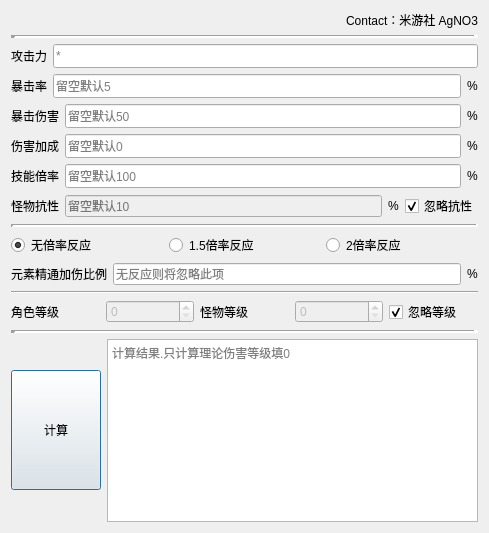
<?xml version="1.0" encoding="UTF-8"?>
<ui version="4.0">
 <author>AgNO3</author>
 <class>Window</class>
 <widget class="QDialog" name="Window">
  <property name="enabled">
   <bool>true</bool>
  </property>
  <property name="geometry">
   <rect>
    <x>0</x>
    <y>0</y>
    <width>489</width>
    <height>533</height>
   </rect>
  </property>
  <property name="minimumSize">
   <size>
    <width>90</width>
    <height>120</height>
   </size>
  </property>
  <property name="windowTitle">
   <string>原神伤害计算器 v1.2</string>
  </property>
  <layout class="QVBoxLayout" name="verticalLayout_3">
   <item alignment="Qt::AlignRight">
    <widget class="QLabel" name="Authur">
     <property name="text">
      <string>Contact：米游社 AgNO3</string>
     </property>
    </widget>
   </item>
   <item>
    <widget class="Line" name="line_2">
     <property name="lineWidth">
      <number>5</number>
     </property>
     <property name="orientation">
      <enum>Qt::Horizontal</enum>
     </property>
    </widget>
   </item>
   <item>
    <layout class="QVBoxLayout" name="Main">
     <item>
      <layout class="QVBoxLayout" name="Input">
       <item>
        <layout class="QHBoxLayout" name="Atk">
         <item>
          <widget class="QLabel" name="label">
           <property name="text">
            <string>攻击力</string>
           </property>
          </widget>
         </item>
         <item>
          <widget class="QLineEdit" name="atk">
           <property name="minimumSize">
            <size>
             <width>0</width>
             <height>24</height>
            </size>
           </property>
           <property name="text">
            <string/>
           </property>
           <property name="placeholderText">
            <string>*</string>
           </property>
          </widget>
         </item>
        </layout>
       </item>
       <item>
        <layout class="QHBoxLayout" name="Crit_rate">
         <item>
          <widget class="QLabel" name="label_2">
           <property name="text">
            <string>暴击率</string>
           </property>
          </widget>
         </item>
         <item>
          <widget class="QLineEdit" name="crit_rate">
           <property name="minimumSize">
            <size>
             <width>0</width>
             <height>24</height>
            </size>
           </property>
           <property name="placeholderText">
            <string>留空默认5</string>
           </property>
          </widget>
         </item>
         <item>
          <widget class="QLabel" name="label_4">
           <property name="text">
            <string>%</string>
           </property>
          </widget>
         </item>
        </layout>
       </item>
       <item>
        <layout class="QHBoxLayout" name="Crit_DMG">
         <item>
          <widget class="QLabel" name="label_3">
           <property name="text">
            <string>暴击伤害</string>
           </property>
          </widget>
         </item>
         <item>
          <widget class="QLineEdit" name="crit_dmg">
           <property name="minimumSize">
            <size>
             <width>0</width>
             <height>24</height>
            </size>
           </property>
           <property name="placeholderText">
            <string>留空默认50</string>
           </property>
          </widget>
         </item>
         <item>
          <widget class="QLabel" name="label_5">
           <property name="text">
            <string>%</string>
           </property>
          </widget>
         </item>
        </layout>
       </item>
       <item>
        <layout class="QHBoxLayout" name="Buff">
         <item>
          <widget class="QLabel" name="label_6">
           <property name="text">
            <string>伤害加成</string>
           </property>
          </widget>
         </item>
         <item>
          <widget class="QLineEdit" name="buff">
           <property name="minimumSize">
            <size>
             <width>0</width>
             <height>24</height>
            </size>
           </property>
           <property name="placeholderText">
            <string>留空默认0</string>
           </property>
          </widget>
         </item>
         <item>
          <widget class="QLabel" name="label_7">
           <property name="text">
            <string>%</string>
           </property>
          </widget>
         </item>
        </layout>
       </item>
       <item>
        <layout class="QHBoxLayout" name="Talent">
         <item>
          <widget class="QLabel" name="label_9">
           <property name="text">
            <string>技能倍率</string>
           </property>
          </widget>
         </item>
         <item>
          <widget class="QLineEdit" name="talent">
           <property name="minimumSize">
            <size>
             <width>0</width>
             <height>24</height>
            </size>
           </property>
           <property name="placeholderText">
            <string>留空默认100</string>
           </property>
          </widget>
         </item>
         <item>
          <widget class="QLabel" name="label_10">
           <property name="text">
            <string>%</string>
           </property>
          </widget>
         </item>
        </layout>
       </item>
       <item>
        <layout class="QHBoxLayout" name="Resistance">
         <item>
          <widget class="QLabel" name="label_11">
           <property name="text">
            <string>怪物抗性</string>
           </property>
          </widget>
         </item>
         <item>
          <widget class="QLineEdit" name="resistance">
           <property name="enabled">
            <bool>false</bool>
           </property>
           <property name="placeholderText">
            <string>留空默认10</string>
           </property>
          </widget>
         </item>
         <item>
          <widget class="QLabel" name="label_8">
           <property name="text">
            <string>%</string>
           </property>
          </widget>
         </item>
         <item>
          <widget class="QCheckBox" name="hlkx">
           <property name="text">
            <string>忽略抗性</string>
           </property>
           <property name="checked">
            <bool>true</bool>
           </property>
          </widget>
         </item>
        </layout>
       </item>
       <item>
        <widget class="Line" name="line_4">
         <property name="lineWidth">
          <number>3</number>
         </property>
         <property name="orientation">
          <enum>Qt::Horizontal</enum>
         </property>
        </widget>
       </item>
       <item>
        <layout class="QHBoxLayout" name="React">
         <item>
          <widget class="QRadioButton" name="nora">
           <property name="text">
            <string>无倍率反应</string>
           </property>
           <property name="checked">
            <bool>true</bool>
           </property>
           <attribute name="buttonGroup">
            <string notr="true">buttonGroup</string>
           </attribute>
          </widget>
         </item>
         <item>
          <widget class="QRadioButton" name="ra150">
           <property name="text">
            <string>1.5倍率反应</string>
           </property>
           <attribute name="buttonGroup">
            <string notr="true">buttonGroup</string>
           </attribute>
          </widget>
         </item>
         <item>
          <widget class="QRadioButton" name="ra200">
           <property name="text">
            <string>2倍率反应</string>
           </property>
           <attribute name="buttonGroup">
            <string notr="true">buttonGroup</string>
           </attribute>
          </widget>
         </item>
        </layout>
       </item>
       <item>
        <layout class="QHBoxLayout" name="Element_master">
         <item>
          <widget class="QLabel" name="label_15">
           <property name="mouseTracking">
            <bool>false</bool>
           </property>
           <property name="text">
            <string>元素精通加伤比例</string>
           </property>
          </widget>
         </item>
         <item>
          <widget class="QLineEdit" name="Elem_mas">
           <property name="placeholderText">
            <string>无反应则将忽略此项</string>
           </property>
          </widget>
         </item>
         <item>
          <widget class="QLabel" name="label_14">
           <property name="text">
            <string>%</string>
           </property>
          </widget>
         </item>
        </layout>
       </item>
      </layout>
     </item>
     <item>
      <widget class="Line" name="line_3">
       <property name="orientation">
        <enum>Qt::Horizontal</enum>
       </property>
      </widget>
     </item>
     <item>
      <layout class="QHBoxLayout" name="Level">
       <item>
        <widget class="QLabel" name="label_13">
         <property name="text">
          <string>角色等级</string>
         </property>
        </widget>
       </item>
       <item>
        <widget class="QSpinBox" name="char_level">
         <property name="enabled">
          <bool>false</bool>
         </property>
         <property name="minimum">
          <number>0</number>
         </property>
         <property name="maximum">
          <number>90</number>
         </property>
        </widget>
       </item>
       <item>
        <widget class="QLabel" name="label_12">
         <property name="text">
          <string>怪物等级</string>
         </property>
        </widget>
       </item>
       <item>
        <widget class="QSpinBox" name="mons_level">
         <property name="enabled">
          <bool>false</bool>
         </property>
         <property name="minimum">
          <number>0</number>
         </property>
         <property name="maximum">
          <number>200</number>
         </property>
        </widget>
       </item>
       <item>
        <widget class="QCheckBox" name="hldj">
         <property name="text">
          <string>忽略等级</string>
         </property>
         <property name="checked">
          <bool>true</bool>
         </property>
        </widget>
       </item>
      </layout>
     </item>
     <item>
      <widget class="Line" name="line">
       <property name="lineWidth">
        <number>5</number>
       </property>
       <property name="orientation">
        <enum>Qt::Horizontal</enum>
       </property>
      </widget>
     </item>
     <item>
      <layout class="QHBoxLayout" name="Output">
       <item>
        <widget class="QPushButton" name="cal">
         <property name="minimumSize">
          <size>
           <width>90</width>
           <height>120</height>
          </size>
         </property>
         <property name="maximumSize">
          <size>
           <width>90</width>
           <height>120</height>
          </size>
         </property>
         <property name="text">
          <string>计算</string>
         </property>
        </widget>
       </item>
       <item>
        <widget class="QTextBrowser" name="res">
         <property name="maximumSize">
          <size>
           <width>16777215</width>
           <height>16777215</height>
          </size>
         </property>
         <property name="midLineWidth">
          <number>0</number>
         </property>
         <property name="placeholderText">
          <string>计算结果.只计算理论伤害等级填0</string>
         </property>
        </widget>
       </item>
      </layout>
     </item>
    </layout>
   </item>
  </layout>
 </widget>
 <tabstops>
  <tabstop>atk</tabstop>
  <tabstop>crit_rate</tabstop>
  <tabstop>crit_dmg</tabstop>
  <tabstop>buff</tabstop>
  <tabstop>talent</tabstop>
  <tabstop>resistance</tabstop>
  <tabstop>hlkx</tabstop>
  <tabstop>nora</tabstop>
  <tabstop>ra150</tabstop>
  <tabstop>ra200</tabstop>
  <tabstop>Elem_mas</tabstop>
  <tabstop>char_level</tabstop>
  <tabstop>mons_level</tabstop>
  <tabstop>hldj</tabstop>
  <tabstop>cal</tabstop>
  <tabstop>res</tabstop>
 </tabstops>
 <includes>
  <include location="local">Genshin Damage Calculator v1.2</include>
  <include location="local">Made by AgNO3</include>
 </includes>
 <resources/>
 <connections>
  <connection>
   <sender>hlkx</sender>
   <signal>clicked(bool)</signal>
   <receiver>resistance</receiver>
   <slot>setDisabled(bool)</slot>
   <hints>
    <hint type="sourcelabel">
     <x>394</x>
     <y>218</y>
    </hint>
    <hint type="destinationlabel">
     <x>243</x>
     <y>218</y>
    </hint>
   </hints>
  </connection>
  <connection>
   <sender>hldj</sender>
   <signal>clicked(bool)</signal>
   <receiver>mons_level</receiver>
   <slot>setDisabled(bool)</slot>
   <hints>
    <hint type="sourcelabel">
     <x>475</x>
     <y>346</y>
    </hint>
    <hint type="destinationlabel">
     <x>304</x>
     <y>333</y>
    </hint>
   </hints>
  </connection>
  <connection>
   <sender>hldj</sender>
   <signal>clicked(bool)</signal>
   <receiver>char_level</receiver>
   <slot>setDisabled(bool)</slot>
   <hints>
    <hint type="sourcelabel">
     <x>475</x>
     <y>346</y>
    </hint>
    <hint type="destinationlabel">
     <x>142</x>
     <y>338</y>
    </hint>
   </hints>
  </connection>
 </connections>
 <buttongroups>
  <buttongroup name="buttonGroup"/>
 </buttongroups>
</ui>
